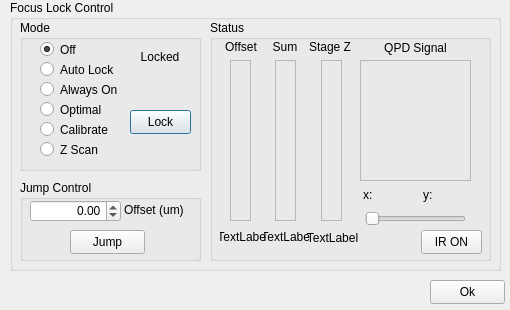
<?xml version="1.0" encoding="UTF-8"?>
<ui version="4.0">
 <class>Dialog</class>
 <widget class="QDialog" name="Dialog">
  <property name="geometry">
   <rect>
    <x>0</x>
    <y>0</y>
    <width>510</width>
    <height>310</height>
   </rect>
  </property>
  <property name="sizePolicy">
   <sizepolicy hsizetype="Fixed" vsizetype="Fixed">
    <horstretch>0</horstretch>
    <verstretch>0</verstretch>
   </sizepolicy>
  </property>
  <property name="minimumSize">
   <size>
    <width>510</width>
    <height>310</height>
   </size>
  </property>
  <property name="maximumSize">
   <size>
    <width>510</width>
    <height>310</height>
   </size>
  </property>
  <property name="windowTitle">
   <string>HAL-4000 Focus Lock</string>
  </property>
  <widget class="QGroupBox" name="focusLockBox">
   <property name="geometry">
    <rect>
     <x>10</x>
     <y>0</y>
     <width>491</width>
     <height>271</height>
    </rect>
   </property>
   <property name="title">
    <string>Focus Lock Control</string>
   </property>
   <widget class="QGroupBox" name="modeBox">
    <property name="geometry">
     <rect>
      <x>10</x>
      <y>20</y>
      <width>181</width>
      <height>151</height>
     </rect>
    </property>
    <property name="title">
     <string>Mode</string>
    </property>
    <widget class="QRadioButton" name="offRadioButton">
     <property name="geometry">
      <rect>
       <x>20</x>
       <y>20</y>
       <width>82</width>
       <height>19</height>
      </rect>
     </property>
     <property name="text">
      <string>Off</string>
     </property>
     <property name="checked">
      <bool>true</bool>
     </property>
    </widget>
    <widget class="QRadioButton" name="autoRadioButton">
     <property name="geometry">
      <rect>
       <x>20</x>
       <y>40</y>
       <width>82</width>
       <height>19</height>
      </rect>
     </property>
     <property name="text">
      <string>Auto Lock</string>
     </property>
    </widget>
    <widget class="QRadioButton" name="onRadioButton">
     <property name="geometry">
      <rect>
       <x>20</x>
       <y>60</y>
       <width>82</width>
       <height>19</height>
      </rect>
     </property>
     <property name="text">
      <string>Always On</string>
     </property>
    </widget>
    <widget class="QPushButton" name="lockButton">
     <property name="geometry">
      <rect>
       <x>110</x>
       <y>90</y>
       <width>61</width>
       <height>24</height>
      </rect>
     </property>
     <property name="text">
      <string>Lock</string>
     </property>
    </widget>
    <widget class="QRadioButton" name="calRadioButton">
     <property name="geometry">
      <rect>
       <x>20</x>
       <y>100</y>
       <width>82</width>
       <height>19</height>
      </rect>
     </property>
     <property name="sizePolicy">
      <sizepolicy hsizetype="Fixed" vsizetype="Fixed">
       <horstretch>0</horstretch>
       <verstretch>0</verstretch>
      </sizepolicy>
     </property>
     <property name="text">
      <string>Calibrate</string>
     </property>
    </widget>
    <widget class="QLabel" name="lockLabel">
     <property name="geometry">
      <rect>
       <x>117</x>
       <y>30</y>
       <width>46</width>
       <height>14</height>
      </rect>
     </property>
     <property name="text">
      <string>Locked</string>
     </property>
     <property name="alignment">
      <set>Qt::AlignCenter</set>
     </property>
    </widget>
    <widget class="QRadioButton" name="zScanRadioButton">
     <property name="geometry">
      <rect>
       <x>20</x>
       <y>120</y>
       <width>82</width>
       <height>19</height>
      </rect>
     </property>
     <property name="sizePolicy">
      <sizepolicy hsizetype="Fixed" vsizetype="Fixed">
       <horstretch>0</horstretch>
       <verstretch>0</verstretch>
      </sizepolicy>
     </property>
     <property name="text">
      <string>Z Scan</string>
     </property>
    </widget>
    <widget class="QRadioButton" name="optimalRadioButton">
     <property name="geometry">
      <rect>
       <x>20</x>
       <y>80</y>
       <width>82</width>
       <height>19</height>
      </rect>
     </property>
     <property name="text">
      <string>Optimal</string>
     </property>
    </widget>
   </widget>
   <widget class="QGroupBox" name="jumpControlBox">
    <property name="geometry">
     <rect>
      <x>10</x>
      <y>180</y>
      <width>181</width>
      <height>81</height>
     </rect>
    </property>
    <property name="title">
     <string>Jump Control</string>
    </property>
    <widget class="QLabel" name="jumpLabel">
     <property name="geometry">
      <rect>
       <x>104</x>
       <y>22</y>
       <width>61</width>
       <height>16</height>
      </rect>
     </property>
     <property name="text">
      <string>Offset (um)</string>
     </property>
    </widget>
    <widget class="QPushButton" name="jumpButton">
     <property name="geometry">
      <rect>
       <x>50</x>
       <y>50</y>
       <width>75</width>
       <height>24</height>
      </rect>
     </property>
     <property name="text">
      <string>Jump</string>
     </property>
    </widget>
    <widget class="QDoubleSpinBox" name="jumpSpinBox">
     <property name="geometry">
      <rect>
       <x>10</x>
       <y>20</y>
       <width>91</width>
       <height>22</height>
      </rect>
     </property>
     <property name="alignment">
      <set>Qt::AlignRight|Qt::AlignTrailing|Qt::AlignVCenter</set>
     </property>
     <property name="minimum">
      <double>-10.000000000000000</double>
     </property>
     <property name="maximum">
      <double>10.000000000000000</double>
     </property>
     <property name="singleStep">
      <double>0.010000000000000</double>
     </property>
    </widget>
   </widget>
   <widget class="QGroupBox" name="statusBox">
    <property name="geometry">
     <rect>
      <x>200</x>
      <y>20</y>
      <width>281</width>
      <height>241</height>
     </rect>
    </property>
    <property name="title">
     <string>Status</string>
    </property>
    <widget class="QFrame" name="offsetFrame">
     <property name="geometry">
      <rect>
       <x>20</x>
       <y>40</y>
       <width>21</width>
       <height>161</height>
      </rect>
     </property>
     <property name="frameShape">
      <enum>QFrame::StyledPanel</enum>
     </property>
     <property name="frameShadow">
      <enum>QFrame::Sunken</enum>
     </property>
    </widget>
    <widget class="QLabel" name="offsetLabel">
     <property name="geometry">
      <rect>
       <x>8</x>
       <y>20</y>
       <width>46</width>
       <height>14</height>
      </rect>
     </property>
     <property name="text">
      <string>Offset</string>
     </property>
     <property name="alignment">
      <set>Qt::AlignCenter</set>
     </property>
    </widget>
    <widget class="QFrame" name="zFrame">
     <property name="geometry">
      <rect>
       <x>111</x>
       <y>40</y>
       <width>21</width>
       <height>161</height>
      </rect>
     </property>
     <property name="frameShape">
      <enum>QFrame::StyledPanel</enum>
     </property>
     <property name="frameShadow">
      <enum>QFrame::Sunken</enum>
     </property>
    </widget>
    <widget class="QLabel" name="zLabel">
     <property name="geometry">
      <rect>
       <x>97</x>
       <y>20</y>
       <width>46</width>
       <height>14</height>
      </rect>
     </property>
     <property name="text">
      <string>Stage Z</string>
     </property>
     <property name="alignment">
      <set>Qt::AlignCenter</set>
     </property>
    </widget>
    <widget class="QLabel" name="sumLabel">
     <property name="geometry">
      <rect>
       <x>52</x>
       <y>20</y>
       <width>46</width>
       <height>14</height>
      </rect>
     </property>
     <property name="text">
      <string>Sum</string>
     </property>
     <property name="alignment">
      <set>Qt::AlignCenter</set>
     </property>
    </widget>
    <widget class="QFrame" name="sumFrame">
     <property name="geometry">
      <rect>
       <x>65</x>
       <y>40</y>
       <width>21</width>
       <height>161</height>
      </rect>
     </property>
     <property name="frameShape">
      <enum>QFrame::StyledPanel</enum>
     </property>
     <property name="frameShadow">
      <enum>QFrame::Sunken</enum>
     </property>
    </widget>
    <widget class="QLabel" name="offsetText">
     <property name="geometry">
      <rect>
       <x>10</x>
       <y>210</y>
       <width>46</width>
       <height>14</height>
      </rect>
     </property>
     <property name="text">
      <string>TextLabel</string>
     </property>
     <property name="alignment">
      <set>Qt::AlignCenter</set>
     </property>
    </widget>
    <widget class="QLabel" name="sumText">
     <property name="geometry">
      <rect>
       <x>54</x>
       <y>210</y>
       <width>46</width>
       <height>14</height>
      </rect>
     </property>
     <property name="text">
      <string>TextLabel</string>
     </property>
     <property name="alignment">
      <set>Qt::AlignCenter</set>
     </property>
    </widget>
    <widget class="QLabel" name="zText">
     <property name="geometry">
      <rect>
       <x>92</x>
       <y>210</y>
       <width>61</width>
       <height>16</height>
      </rect>
     </property>
     <property name="text">
      <string>TextLabel</string>
     </property>
     <property name="alignment">
      <set>Qt::AlignCenter</set>
     </property>
    </widget>
    <widget class="QFrame" name="qpdFrame">
     <property name="geometry">
      <rect>
       <x>150</x>
       <y>40</y>
       <width>111</width>
       <height>121</height>
      </rect>
     </property>
     <property name="frameShape">
      <enum>QFrame::StyledPanel</enum>
     </property>
     <property name="frameShadow">
      <enum>QFrame::Sunken</enum>
     </property>
    </widget>
    <widget class="QLabel" name="qpdLabel">
     <property name="geometry">
      <rect>
       <x>170</x>
       <y>20</y>
       <width>71</width>
       <height>16</height>
      </rect>
     </property>
     <property name="text">
      <string>QPD Signal</string>
     </property>
     <property name="alignment">
      <set>Qt::AlignCenter</set>
     </property>
    </widget>
    <widget class="QLabel" name="qpdXText">
     <property name="geometry">
      <rect>
       <x>153</x>
       <y>168</y>
       <width>46</width>
       <height>14</height>
      </rect>
     </property>
     <property name="text">
      <string>x:</string>
     </property>
    </widget>
    <widget class="QLabel" name="qpdYText">
     <property name="geometry">
      <rect>
       <x>213</x>
       <y>168</y>
       <width>46</width>
       <height>14</height>
      </rect>
     </property>
     <property name="text">
      <string>y:</string>
     </property>
    </widget>
    <widget class="QPushButton" name="irButton">
     <property name="geometry">
      <rect>
       <x>211</x>
       <y>210</y>
       <width>61</width>
       <height>24</height>
      </rect>
     </property>
     <property name="text">
      <string>IR ON</string>
     </property>
    </widget>
    <widget class="QSlider" name="irSlider">
     <property name="geometry">
      <rect>
       <x>155</x>
       <y>189</y>
       <width>101</width>
       <height>19</height>
      </rect>
     </property>
     <property name="minimum">
      <number>0</number>
     </property>
     <property name="maximum">
      <number>100</number>
     </property>
     <property name="value">
      <number>0</number>
     </property>
     <property name="orientation">
      <enum>Qt::Horizontal</enum>
     </property>
    </widget>
   </widget>
  </widget>
  <widget class="QPushButton" name="okButton">
   <property name="geometry">
    <rect>
     <x>430</x>
     <y>280</y>
     <width>75</width>
     <height>24</height>
    </rect>
   </property>
   <property name="text">
    <string>Ok</string>
   </property>
  </widget>
 </widget>
 <resources/>
 <connections/>
</ui>
